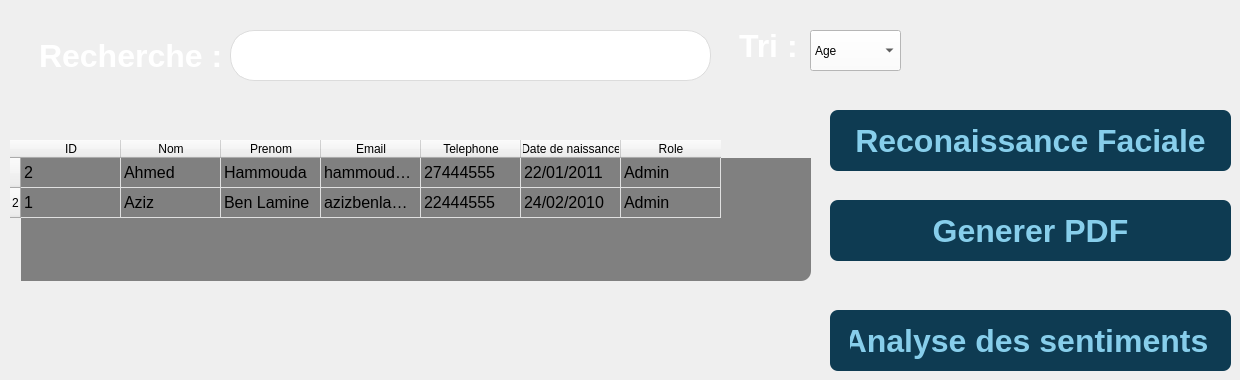
      <widget class="QWidget" name="afficherEmployes">
       <widget class="QTableWidget" name="tableWidget">
        <property name="geometry">
         <rect>
          <x>10</x>
          <y>140</y>
          <width>801</width>
          <height>141</height>
         </rect>
        </property>
        <property name="maximumSize">
         <size>
          <width>801</width>
          <height>141</height>
         </size>
        </property>
        <property name="styleSheet">
         <string notr="true">
        QTableWidget {
           border: none;
           gridline-color: #e0e0e0;
           font-family: 'Roboto', sans-serif;
           font-size: 16px;
          background : grey;
           selection-background-color: #4CAF50;
           selection-color: white;
           border-radius: 10px;
        }
     </string>
        </property>
        <row>
         <property name="text">
          <string/>
         </property>
        </row>
        <row/>
        <column>
         <property name="text">
          <string>ID</string>
         </property>
        </column>
        <column>
         <property name="text">
          <string>Nom</string>
         </property>
        </column>
        <column>
         <property name="text">
          <string>Prenom</string>
         </property>
        </column>
        <column>
         <property name="text">
          <string>Email</string>
         </property>
        </column>
        <column>
         <property name="text">
          <string>Telephone</string>
         </property>
        </column>
        <column>
         <property name="text">
          <string>Date de naissance</string>
         </property>
        </column>
        <column>
         <property name="text">
          <string>Role</string>
         </property>
        </column>
        <item row="0" column="0">
         <property name="text">
          <string>2</string>
         </property>
        </item>
        <item row="0" column="1">
         <property name="text">
          <string>Ahmed</string>
         </property>
        </item>
        <item row="0" column="2">
         <property name="text">
          <string>Hammouda</string>
         </property>
        </item>
        <item row="0" column="3">
         <property name="text">
          <string>hammouda@gmail.com</string>
         </property>
        </item>
        <item row="0" column="4">
         <property name="text">
          <string>27444555</string>
         </property>
        </item>
        <item row="0" column="5">
         <property name="text">
          <string>22/01/2011</string>
         </property>
        </item>
        <item row="0" column="6">
         <property name="text">
          <string>Admin</string>
         </property>
        </item>
        <item row="1" column="0">
         <property name="text">
          <string>1</string>
         </property>
        </item>
        <item row="1" column="1">
         <property name="text">
          <string>Aziz</string>
         </property>
        </item>
        <item row="1" column="2">
         <property name="text">
          <string>Ben Lamine</string>
         </property>
        </item>
        <item row="1" column="3">
         <property name="text">
          <string>azizbenlamine@gmail.com</string>
         </property>
        </item>
        <item row="1" column="4">
         <property name="text">
          <string>22444555</string>
         </property>
        </item>
        <item row="1" column="5">
         <property name="text">
          <string>24/02/2010</string>
         </property>
        </item>
        <item row="1" column="6">
         <property name="text">
          <string>Admin</string>
         </property>
        </item>
       </widget>
       <widget class="QLabel" name="label_2">
        <property name="geometry">
         <rect>
          <x>10</x>
          <y>20</y>
          <width>241</width>
          <height>71</height>
         </rect>
        </property>
        <property name="styleSheet">
         <string notr="true">background: transparent;  
    border: none;  
    color: white;  
    font-weight: bold; 
    font-size: 32px; 
    padding: 10px 20px;  
    border-radius: 8px;  </string>
        </property>
        <property name="text">
         <string>Recherche :</string>
        </property>
       </widget>
       <widget class="QLineEdit" name="champRecherche">
        <property name="geometry">
         <rect>
          <x>230</x>
          <y>30</y>
          <width>481</width>
          <height>51</height>
         </rect>
        </property>
        <property name="styleSheet">
         <string notr="true">background : white;
selection-background-color: #4CAF50;
selection-color: white;
border: 1px solid #dcdcdc; 
border-radius: 24px; 
padding: 10px 20px; 
font-size: 16px;
font-family: 'Roboto', sans-serif;
color: #333; 
transition: all 0.3s ease; 
box-sizing: border-box;   outline: none; </string>
        </property>
       </widget>
       <widget class="QLabel" name="label">
        <property name="geometry">
         <rect>
          <x>710</x>
          <y>10</y>
          <width>111</width>
          <height>71</height>
         </rect>
        </property>
        <property name="styleSheet">
         <string notr="true">background: transparent;  
    border: none;  
    color: white;  
    font-weight: bold; 
    font-size: 32px; 
    padding: 10px 20px;  
    border-radius: 8px;  </string>
        </property>
        <property name="text">
         <string>Tri :</string>
        </property>
       </widget>
       <widget class="QComboBox" name="comboBox">
        <property name="geometry">
         <rect>
          <x>810</x>
          <y>30</y>
          <width>91</width>
          <height>41</height>
         </rect>
        </property>
        <property name="styleSheet">
         <string notr="true">background-color: rgb(255, 255, 255);
color: black;</string>
        </property>
        <item>
         <property name="text">
          <string>Age</string>
         </property>
        </item>
        <item>
         <property name="text">
          <string>Nom(desc)</string>
         </property>
        </item>
       </widget>
       <widget class="QPushButton" name="recEmp">
        <property name="geometry">
         <rect>
          <x>830</x>
          <y>110</y>
          <width>401</width>
          <height>61</height>
         </rect>
        </property>
        <property name="styleSheet">
         <string notr="true">background: #0E3B52;  
    border: none;  
    color: skyblue;  
    font-weight: bold; 
    font-size: 32px; 
    padding: 10px 20px;  
    border-radius: 8px;  </string>
        </property>
        <property name="text">
         <string>Reconaissance Faciale</string>
        </property>
       </widget>
       <widget class="QPushButton" name="pdfEmp">
        <property name="geometry">
         <rect>
          <x>830</x>
          <y>200</y>
          <width>401</width>
          <height>61</height>
         </rect>
        </property>
        <property name="styleSheet">
         <string notr="true">background: #0E3B52;  
    border: none;  
    color: skyblue;  
    font-weight: bold; 
    font-size: 32px; 
    padding: 10px 20px;  
    border-radius: 8px;  </string>
        </property>
        <property name="text">
         <string>Generer PDF</string>
        </property>
       </widget>
       <widget class="QPushButton" name="sentEMP">
        <property name="geometry">
         <rect>
          <x>830</x>
          <y>310</y>
          <width>401</width>
          <height>61</height>
         </rect>
        </property>
        <property name="styleSheet">
         <string notr="true">background: #0E3B52;  
    border: none;  
    color: skyblue;  
    font-weight: bold; 
    font-size: 32px; 
    padding: 10px 20px;  
    border-radius: 8px;  </string>
        </property>
        <property name="text">
         <string>Analyse des sentiments </string>
        </property>
       </widget>
      </widget>
